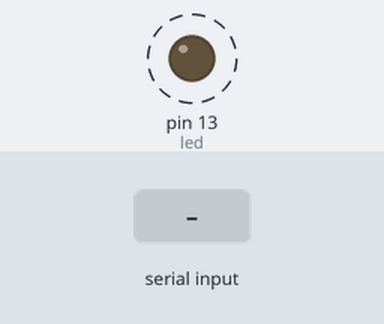
Recording of a sketch running on a simulated Arduino Uno, built with avr-gcc and run on an emulated ATmega328P. Shown: output pins drawn as LEDs (lit = HIGH). Dashed ring = blinking. The inputs (shaded band) are chosen by the test bench. What the sketch prints to the serial monitor is not drawn.

Above: at 1.2 s.
1.3 s: "1" received over Serial
Timing chart, 0 to 9.5 s (numbered marks = the images above; inputs shaded):
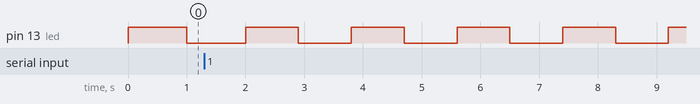

Measured:
- by itself, pin 13 (led): alternates HIGH for 0.90 s and LOW for 0.90 s

The sketch:

hw1.ino
```cpp
//# Define LED 13

int led = 13;
int count;
int count_init = 1000;
int delta = 100;
int countMax= 2000;
int countMin= 100;
char cmd; //-127~127
//set+tab
void setup()
{
	Serial.begin(9600);
	pinMode(led, OUTPUT);
	count=count_init;
}
//loop+tab
void loop()
{
	if(Serial.available() > 0)
	{
		cmd = Serial.read(); //assign 的意思
		switch (cmd) {
		    case '+':
		      // do something
		      delta = 100;
		      break;
		    case '-':
		      // do something
		      delta = -100 ;
		      break;
		    default:
		      // do something
		    Serial.println("Please input \'+\' and \'-\' only!");
		}

		if(count>countMin && count<countMax)
		{
		    count -= delta;
		}
		else
     	count = count_init;


	}

	Serial.println(count);
	digitalWrite(led, HIGH);
	delay(count); //2 second
	digitalWrite(led, LOW);
	delay(count);
}
```
